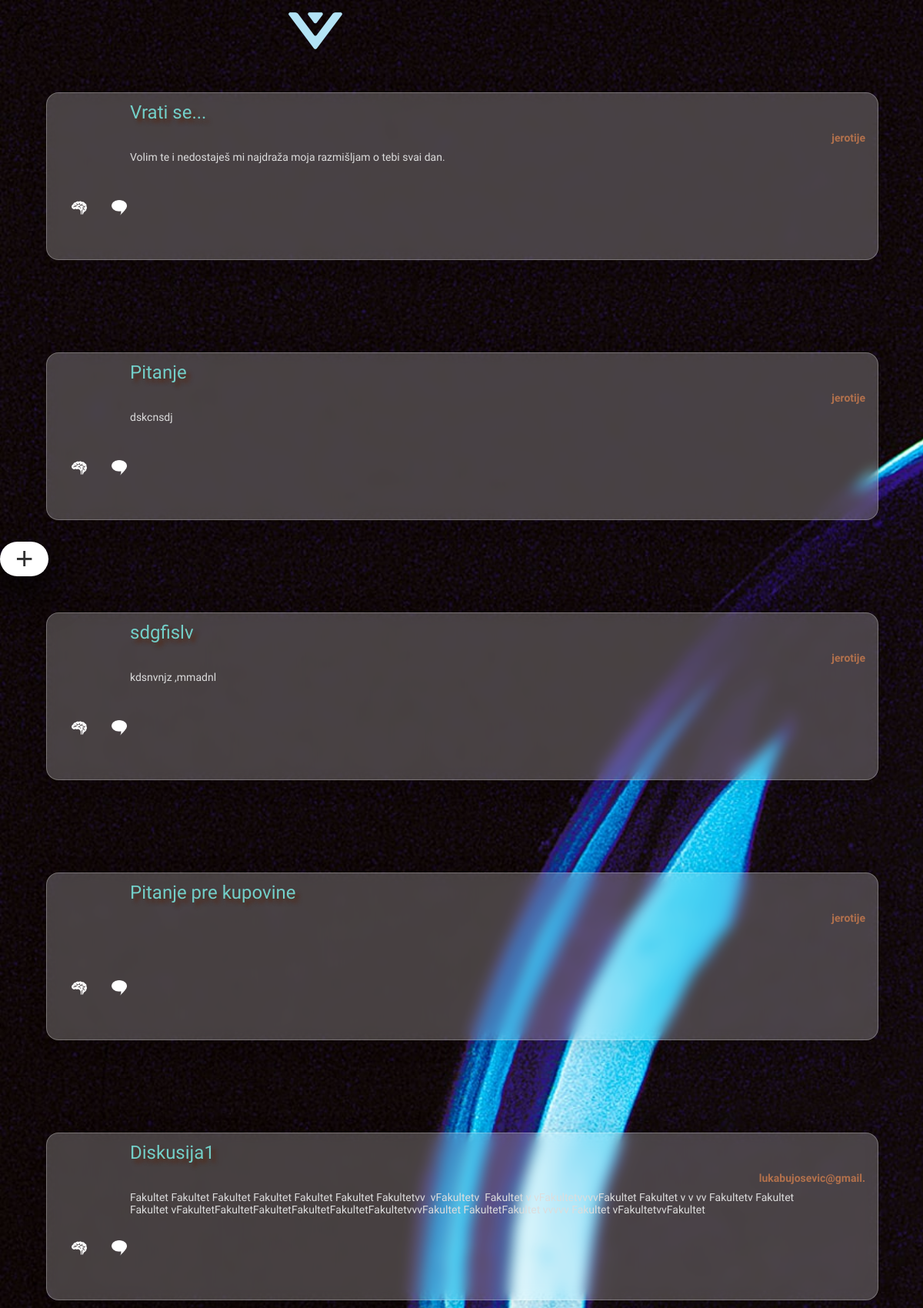
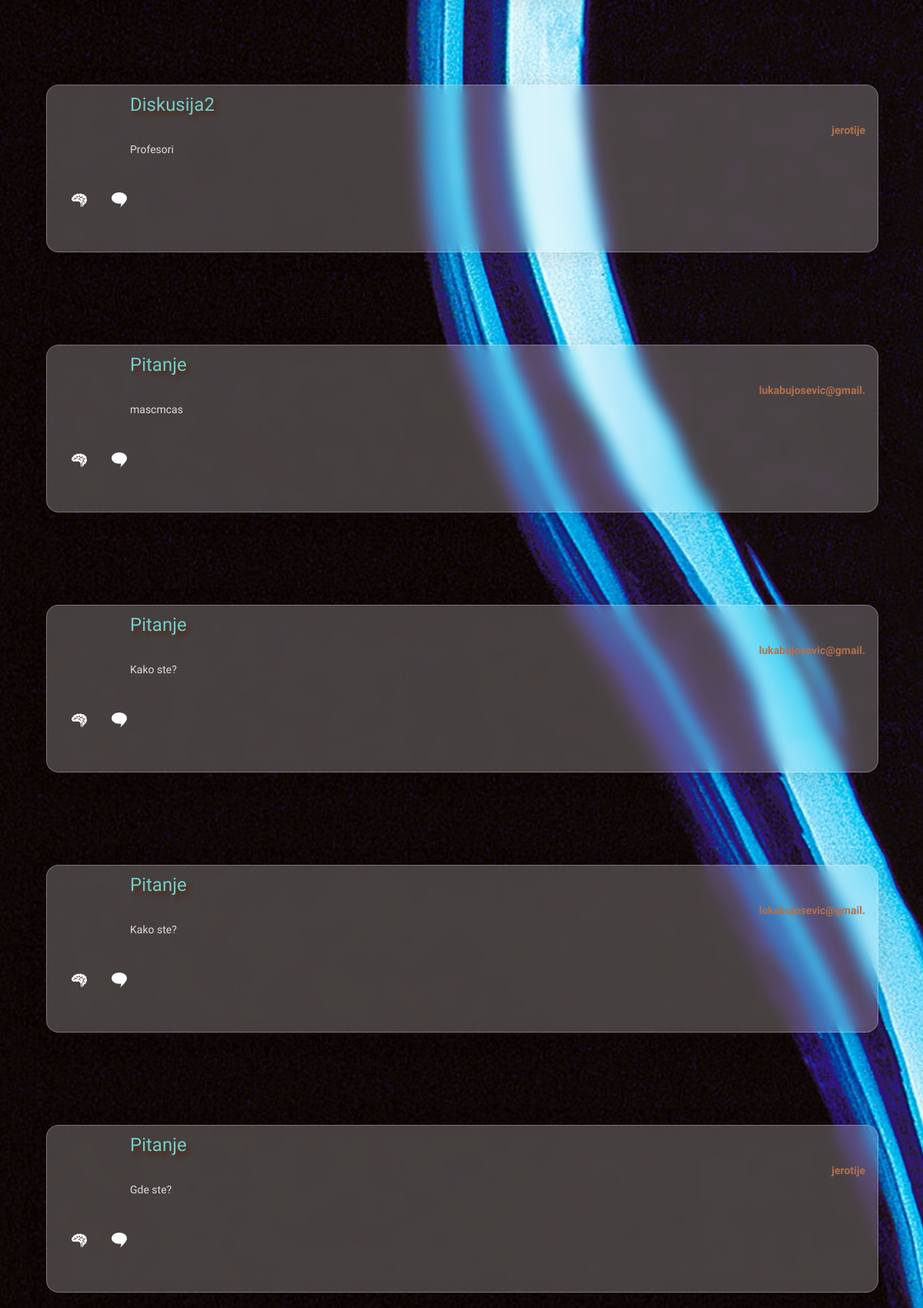
Page /discussion.php (upper part) on the committed database (2 pictures, top to bottom).
### tables this page shows
CREATE TABLE `discusion` (
  `DiscusionID` int(11) NOT NULL,
  `Title` varchar(40) NOT NULL,
  `Body` text NOT NULL,
  `UserID` int(11) NOT NULL,
  `Datum` date DEFAULT NULL
);

CREATE TABLE `users` (
  `UserID` int(11) NOT NULL,
  `Username` varchar(20) NOT NULL,
  `Password` text NOT NULL,
  `Email` varchar(70) NOT NULL,
  `Role` varchar(10) NOT NULL
);

### discussion.php (the view, shortened to what this page needs)
<?php
$url = "";
if(isset($_SESSION['id'])) {
    $url = "dodaj.php";
}else{
    $url = "login.php";
}
?>
<!DOCTYPE html>
<html lang="en">
<head>
    <link rel="stylesheet" href="css/diskusija.css?v=<?php echo time(); ?>">
</head>
<body>
<div class="main1">
                    <?php
                    require_once "functions/connection.php";
                    ?>
    <img onclick="openNav()" class="slika" src="imageedit_7_6233829175.png" style="align-items: center;position: fixed;z-index: 1;margin-left: -4vh;height: 10vh;width: 10vh;"></img>
    <div id = "main">
    <?php
        $sql = "SELECT discusion.UserID,DiscusionID,Title, Body, Username FROM discusion, users WHERE discusion.UserID = users.UserID ORDER BY Datum DESC";
        $result=mysqli_query($conn,$sql);
        while($row=mysqli_fetch_assoc($result))
        {
            echo '<div class="main">
            <h1 id="content">'.$row['Title'].'</h1> <h2 id="ime">'.$row['Username'].'</h2><br>
            <textarea class="paragraf" disabled>'.$row['Body'].'</textarea>
                <br>
                <button class="like"><img src="brain-xxl.png"id="thumbsup"></button>&nbsp;<button class="comment" name="'.$row['DiscusionID'].'" onclick="redirectToComments('.$row['DiscusionID'].')"><img src="speech-bubble-4-xxl.png"id="commenticon"></button>&nbsp;
        </div>';
        }
    ?>
    </div>
</div>
<button  class="dodaj" name="<?php echo $url;?>" onclick="redirektuj()">+</button>
</body>
</html>

### css/diskusija.css (style rules this page uses)
* { margin: 0; padding: 0; }
body { background-image: url("../slika.jpg"); background-size: cover; background-repeat: no-repeat; position: relative; background-attachment: fixed; padding:0; display: flex; font-family: serif; text-align: center; }
.main { overflow-x: hidden; }
.main1 { width: 100%; height : 8vh; }
.main { background: rgba(255, 255, 255, 0.23); border-radius: 16px; box-shadow: 0 4px 30px rgba(0, 0, 0, 0.1); backdrop-filter: blur(8.4px); -webkit-backdrop-filter: blur(6.4px); border: 1px solid rgba(255, 255, 255, 0.27); width: 90%; margin-top: 15vh; margin-left: 5%; height: 27vh; }
#content { text-align: left; font-weight: 300; text-shadow: 5px 5px 5px #532917; color: #73cfc8; margin:1% -5% 1% 10%; align-items: left; font-family: 'BioRhyme', serif; font-size:24px; font-style: bold; }
#ime { font-size: small; margin-right:2vh; margin-bottom:1vh; text-align:right; font-family:'BioRhyme', serif; color: #532917; }
.paragraf { text-align: left; text-decoration: none; color:#ddd; border:none; margin-right:10%; margin-left:10%; font-family: 'BioRhyme', serif; font-size:14px; margin-top:-17px; height:60px; width:80%; resize:none; background: rgba(255, 255, 255, 0); }
#ime { font-size:14px; text-align:right; font-family:'BioRhyme', serif; color: #b3714c; }
.comment { float: left; margin-right: 4vh; margin-bottom: 4vh; cursor: pointer; background: none; border: none; }
.like { border: none; float: left; margin-right: 4vh; margin-left: 4vh; margin-bottom: 6vh; cursor: pointer; background: none; }
#thumbsup { background: none; width:20px; height:20px; }
#commenticon { width:20px; height:20px; }
.dodaj { border: none; text-decoration: none; background:#fff; color:#333; box-shadow: 0 20px 50px rgba(0,0,0,1); font-size: 40px; padding: 0px 20px; border-radius: 200px; position: fixed; margin-top: 88vh; cursor: pointer; display:inline-block; }

### rows in the picture
discusion: Title "Vrati se...", UserID.Username "jerotije", Body "Volim te i nedostaješ mi najdraža moja razmišljam o tebi svai dan."
discusion: Title "Pitanje", UserID.Username "jerotije", Body "dskcnsdj"
discusion: Title "sdgfislv", UserID.Username "jerotije", Body "kdsnvnjz ,mmadnl"
discusion: Title "Pitanje pre kupovine", UserID.Username "jerotije"
discusion: Title "Diskusija1", UserID.Username "lukabujosevic@gmail.", Body "Fakultet Fakultet Fakultet Fakultet Fakultet Fakultet Fakultetvv vFakultetv Fakultet v vFakultetvvvvFakultet Fakultet v v vv Fakultetv Fakultet Fakultet vFakultetFakultetFakultetFakultetFakultetFakultetvvvFakultet FakultetFakultet vvvvv Fakultet vFakultetvvFakultet"
discusion: Title "Diskusija2", UserID.Username "jerotije", Body "Profesori"
discusion: Title "Pitanje", UserID.Username "lukabujosevic@gmail.", Body "mascmcas"
discusion: Title "Pitanje", UserID.Username "lukabujosevic@gmail.", Body "Kako ste?"
discusion: Title "Pitanje", UserID.Username "lukabujosevic@gmail.", Body "Kako ste?"
discusion: Title "Pitanje", UserID.Username "jerotije", Body "Gde ste?"
